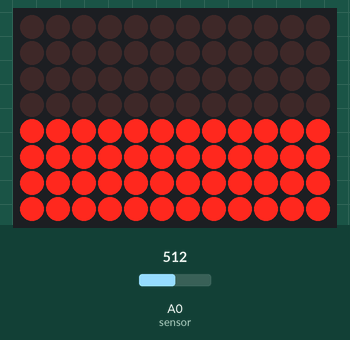
Simulated run of this sketch. Board: Arduino Uno R4 WiFi. Parts: 12×8 LED matrix. The test bench sets the inputs (shaded band); at power-on: A0 (sensor) = 512.

Above: at 1.2 s.
1.3 s: A0 (sensor) set to 716
At 1.9 s:
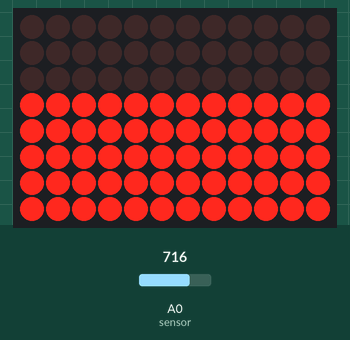
2.8 s: A0 (sensor) set to 900
At 3.1 s:
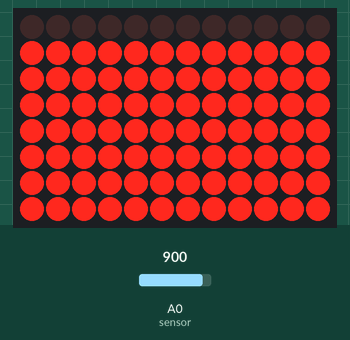
4.3 s: A0 (sensor) set to 1023
At 5.5 s:
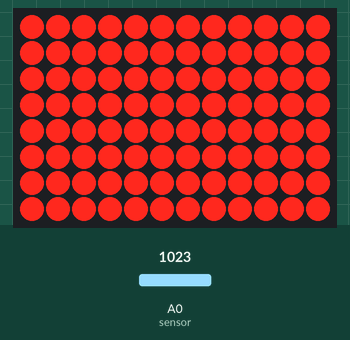
5.8 s: A0 (sensor) set to 511
At 6.8 s:
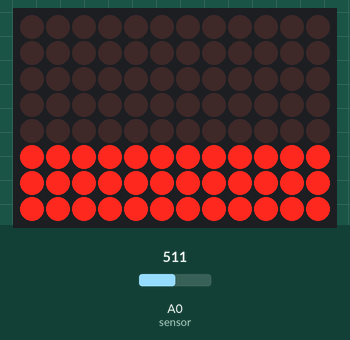
7.3 s: A0 (sensor) set to 306
At 8.0 s:
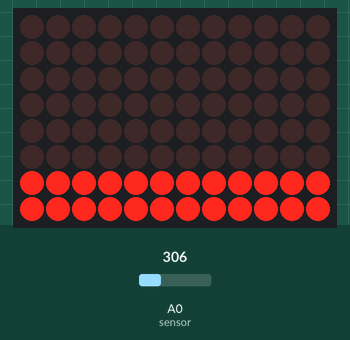
8.8 s: A0 (sensor) set to 122
At 9.3 s:
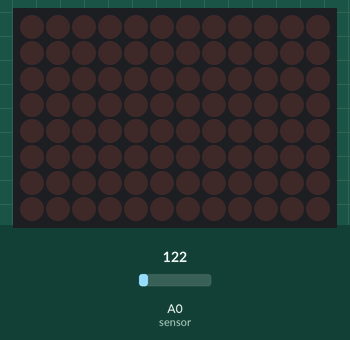
Timing chart, 0 to 11.3 s (numbered marks = the images above; inputs shaded):
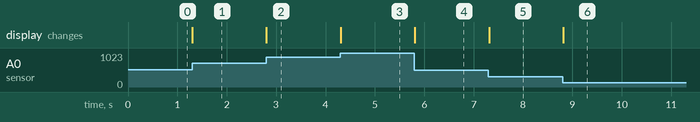

Measured:
- after the input at 1.3 s, the display: changes at once (image 1)
- after the input at 2.8 s, the display: changes at once (image 2)
- after the input at 4.3 s, the display: changes at once (image 3)
- after the input at 5.8 s, the display: changes at once (image 4)
- after the input at 7.3 s, the display: changes at once (image 5)
- after the input at 8.8 s, the display: changes at once (image 6)

The sketch:

Horizontal_LED_Bar_Graph.ino
```cpp
#include "Arduino_LED_Matrix.h"

ArduinoLEDMatrix matrix;

void setup() {
  Serial.begin(115200);
  matrix.begin();
}

void loop() {
  int sensorValue = analogRead(A0); // Read the sensor value
  int barHeight = map(sensorValue, 0, 1023, 0, 8); // Map the sensor value to the LED matrix height

  // Clear the frame
  uint8_t frame[8][12] = {0};

  // Build the bar graph in the frame
  for (int y = 0; y < barHeight; ++y) {
    for (int x = 0; x < 12; ++x) {
      frame[7 - y][x] = 1; // Light up LEDs to represent the sensor value
    }
  }

  // Render the frame
  matrix.renderBitmap(frame, 8, 12);

  delay(100); // Short delay for better visualization
}
```
